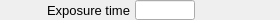
    <widget class="PyDMFrame" name="composite">
      <property name="geometry">
        <rect>
          <x>45</x>
          <y>30</y>
          <width>280</width>
          <height>20</height>
        </rect>
      </property>
      <widget class="QLabel" name="text">
        <property name="geometry">
          <rect>
            <x>0</x>
            <y>0</y>
            <width>130</width>
            <height>20</height>
          </rect>
        </property>
        <property name="text">
          <string>Exposure time</string>
        </property>
        <property name="font" stdset="0">
          <font>
            <pointsize>10</pointsize>
          </font>
        </property>
        <property name="brush" stdset="0">
          <brush brushstyle="SolidPattern">
            <color alpha="255">
              <red>0</red>
              <green>0</green>
              <blue>0</blue>
            </color>
          </brush>
        </property>
        <property name="toolTip">
          <string>text</string>
        </property>
        <property name="alignment">
          <set>Qt::AlignRight|Qt::AlignTrailing|Qt::AlignVCenter</set>
        </property>
        <property name="styleSheet">
          <string notr="true">QLabel#text {
  color: rgb(0, 0, 0);
  }</string>
        </property>
      </widget>
      <widget class="PyDMLineEdit" name="text_entry">
        <property name="geometry">
          <rect>
            <x>135</x>
            <y>0</y>
            <width>60</width>
            <height>20</height>
          </rect>
        </property>
        <property name="channel" stdset="0">
          <string>ca://${prefix}AcquireTime</string>
        </property>
        <property name="toolTip">
          <string>${prefix}AcquireTime</string>
        </property>
        <property name="font" stdset="0">
          <font>
            <pointsize>10</pointsize>
          </font>
        </property>
        <property name="styleSheet">
          <string notr="true">PyDMLineEdit#text_entry {
  color: rgb(0, 0, 0);
  background-color: rgb(115, 223, 255);
  border: 1px solid black;
  margin: 0px;
  padding: 0px;
  spacing: 0px;
  }</string>
        </property>
      </widget>
      <widget class="PyDMLabel" name="text_update">
        <property name="geometry">
          <rect>
            <x>200</x>
            <y>1</y>
            <width>80</width>
            <height>18</height>
          </rect>
        </property>
        <property name="toolTip">
          <string>PV: ${prefix}AcquireTime_RBV</string>
        </property>
        <property name="channel" stdset="0">
          <string>ca://${prefix}AcquireTime_RBV</string>
        </property>
        <property name="font" stdset="0">
          <font>
            <pointsize>10</pointsize>
          </font>
        </property>
        <property name="alignment">
          <set>Qt::AlignLeading|Qt::AlignLeft|Qt::AlignVCenter</set>
        </property>
        <property name="textInteractionFlags">
          <set>Qt::TextSelectableByKeyboard|Qt::TextSelectableByMouse</set>
        </property>
        <property name="styleSheet">
          <string notr="true">PyDMLabel#text_update {
  color: rgb(10, 0, 184);
  background-color: rgb(187, 187, 187);
  }</string>
        </property>
      </widget>
    </widget>
